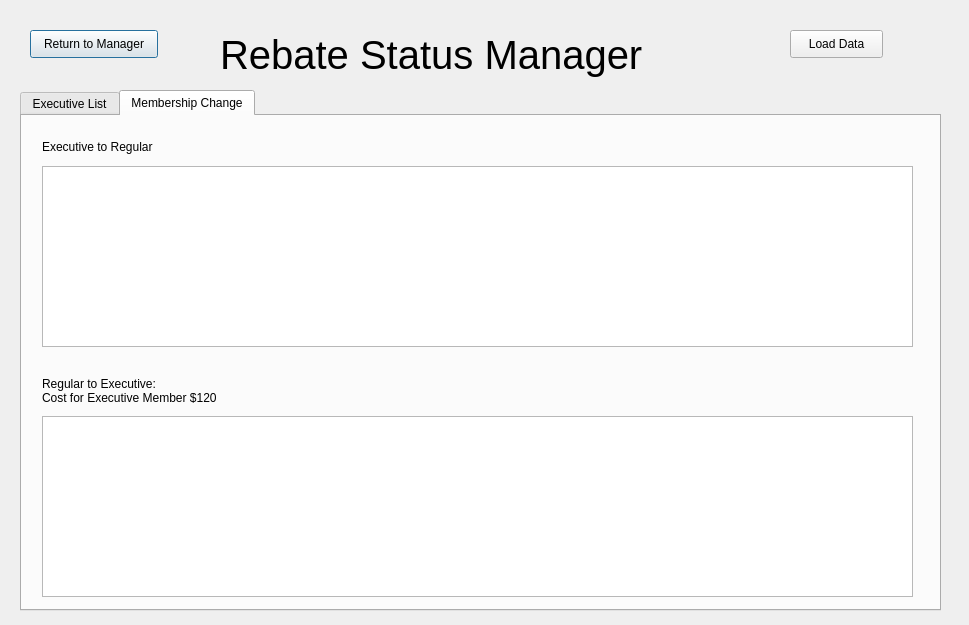
<?xml version="1.0" encoding="UTF-8"?>
<ui version="4.0">
 <class>manager_rebate</class>
 <widget class="QDialog" name="manager_rebate">
  <property name="geometry">
   <rect>
    <x>0</x>
    <y>0</y>
    <width>969</width>
    <height>625</height>
   </rect>
  </property>
  <property name="windowTitle">
   <string>Dialog</string>
  </property>
  <widget class="QPushButton" name="returnButton">
   <property name="geometry">
    <rect>
     <x>30</x>
     <y>30</y>
     <width>128</width>
     <height>28</height>
    </rect>
   </property>
   <property name="text">
    <string>Return to Manager</string>
   </property>
  </widget>
  <widget class="QTabWidget" name="tabWidget">
   <property name="geometry">
    <rect>
     <x>20</x>
     <y>90</y>
     <width>921</width>
     <height>521</height>
    </rect>
   </property>
   <property name="currentIndex">
    <number>1</number>
   </property>
   <widget class="QWidget" name="executiveList">
    <attribute name="title">
     <string>Executive List</string>
    </attribute>
    <widget class="QTableView" name="executiveTable">
     <property name="geometry">
      <rect>
       <x>20</x>
       <y>40</y>
       <width>871</width>
       <height>431</height>
      </rect>
     </property>
    </widget>
   </widget>
   <widget class="QWidget" name="membershipChange">
    <attribute name="title">
     <string>Membership Change</string>
    </attribute>
    <widget class="QTableView" name="EtoRtable">
     <property name="geometry">
      <rect>
       <x>20</x>
       <y>50</y>
       <width>871</width>
       <height>181</height>
      </rect>
     </property>
    </widget>
    <widget class="QTableView" name="RtoEtable">
     <property name="geometry">
      <rect>
       <x>20</x>
       <y>300</y>
       <width>871</width>
       <height>181</height>
      </rect>
     </property>
    </widget>
    <widget class="QLabel" name="EtoRlable">
     <property name="geometry">
      <rect>
       <x>20</x>
       <y>20</y>
       <width>191</width>
       <height>21</height>
      </rect>
     </property>
     <property name="text">
      <string>Executive to Regular</string>
     </property>
    </widget>
    <widget class="QLabel" name="RtoElable">
     <property name="geometry">
      <rect>
       <x>20</x>
       <y>260</y>
       <width>241</width>
       <height>30</height>
      </rect>
     </property>
     <property name="text">
      <string>Regular to Executive: 
Cost for Executive Member $120</string>
     </property>
    </widget>
   </widget>
  </widget>
  <widget class="QPushButton" name="loadButton">
   <property name="geometry">
    <rect>
     <x>790</x>
     <y>30</y>
     <width>93</width>
     <height>28</height>
    </rect>
   </property>
   <property name="text">
    <string>Load Data</string>
   </property>
  </widget>
  <widget class="QLabel" name="title">
   <property name="geometry">
    <rect>
     <x>220</x>
     <y>30</y>
     <width>491</width>
     <height>50</height>
    </rect>
   </property>
   <property name="font">
    <font>
     <pointsize>30</pointsize>
    </font>
   </property>
   <property name="text">
    <string>Rebate Status Manager</string>
   </property>
  </widget>
 </widget>
 <resources/>
 <connections/>
</ui>
